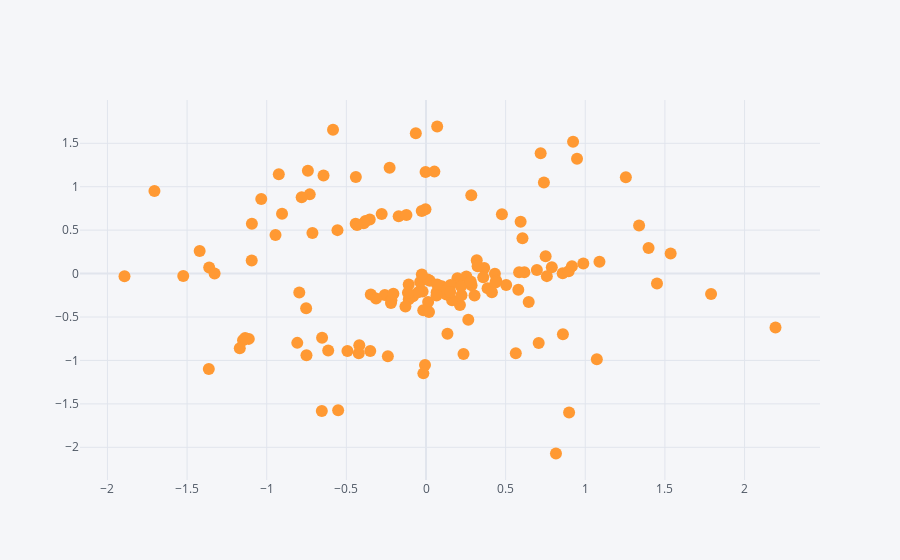

This figure's notebook cell:
### Code cell
Xm.iplot(kind = "scatter", mode = "markers", x="d1", y = "d2")

### Figure 1 — Plotly figure (JSON) as saved in the notebook; plotly's stock layout.template omitted (floating-point values rounded to 4 significant figures; data arrays with more than 128 entries replaced by an {"elided": "..."} marker saying what was removed)
{"data": [{"name": "d2", "text": "", "y": {"elided": "138 float values"}, "mode": "markers", "marker": {"symbol": "circle", "size": 12}, "x": {"elided": "138 float values"}, "line": {"color": "rgba(255, 153, 51, 1.0)", "dash": "solid", "shape": "linear", "width": 1.3}, "type": "scatter"}], "layout": {"title": {"font": {"color": "#4D5663"}}, "paper_bgcolor": "#F5F6F9", "plot_bgcolor": "#F5F6F9", "yaxis": {"tickfont": {"color": "#4D5663"}, "zerolinecolor": "#E1E5ED", "title": {"text": "", "font": {"color": "#4D5663"}}, "gridcolor": "#E1E5ED", "showgrid": true}, "xaxis": {"tickfont": {"color": "#4D5663"}, "zerolinecolor": "#E1E5ED", "title": {"text": "", "font": {"color": "#4D5663"}}, "gridcolor": "#E1E5ED", "showgrid": true}, "legend": {"bgcolor": "#F5F6F9", "font": {"color": "#4D5663"}}}}
